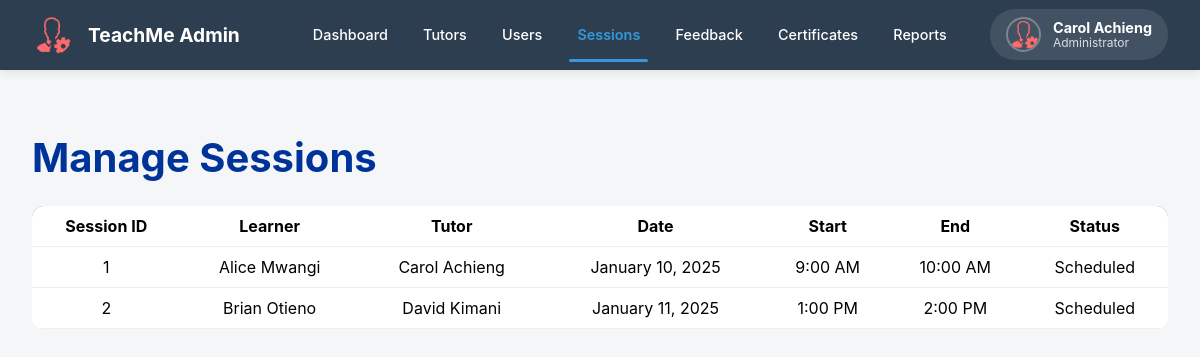
Page /modules/admin/manage_sessions.php (signed in) on the committed database.
### tables this page shows
CREATE TABLE sessions (
    session_id INT AUTO_INCREMENT PRIMARY KEY,
    request_id INT NOT NULL,
    tutor_id INT NOT NULL,
    learner_id INT NOT NULL,
    session_date DATE NOT NULL,
    start_time TIME NOT NULL,
    end_time TIME NOT NULL,
    status ENUM('scheduled','completed','cancelled') DEFAULT 'scheduled',
    FOREIGN KEY (request_id) REFERENCES learning_requests(request_id),
    FOREIGN KEY (tutor_id) REFERENCES tutor(tutor_id),
    FOREIGN KEY (learner_id) REFERENCES users(user_id)
);

CREATE TABLE users (
    user_id INT AUTO_INCREMENT PRIMARY KEY,
    student_id VARCHAR(20) NULL,
    email VARCHAR(100) UNIQUE NOT NULL,
    password_hash VARCHAR(255) NOT NULL,
    user_name VARCHAR(50),
    phone VARCHAR(20),
    role ENUM('learner','tutor','admin') NOT NULL,
    is_active BOOLEAN DEFAULT TRUE,
    date_joined DATETIME DEFAULT CURRENT_TIMESTAMP
);

### modules/admin/manage_sessions.php (the view, shortened to what this page needs)
<?php
require_once '../../database/conf.php';
$result = $conn->query("
    SELECT s.session_id, u.user_name AS learner, t.user_name AS tutor, s.session_date, s.start_time, s.end_time, s.status
    FROM sessions s
    JOIN users u ON s.learner_id = u.user_id
    JOIN tutor t1 ON s.tutor_id = t1.tutor_id
    JOIN users t ON t1.tutor_id = t.user_id
");
?>
<!DOCTYPE html>
<html lang="en">
<head>
<link rel="stylesheet" href="https://cdn.jsdelivr.net/npm/bootswatch@5.3.0/dist/flatly/bootstrap.min.css">
<link rel="stylesheet" href="../../assets/css/admin.css">
</head>
<body>
<?php include 'admin_nav.php'; ?>
<div class="table-wrapper">
    <h2>Manage Sessions</h2>
    <table class="table table-hover">
        <thead>
            <tr>
                <th>Session ID</th>
                <th>Learner</th>
                <th>Tutor</th>
                <th>Date</th>
                <th>Start</th>
                <th>End</th>
                <th>Status</th>
            </tr>
        </thead>
        <tbody>
        <?php while($row = $result->fetch_assoc()): ?>
            <tr>
                <td><?php echo $row['session_id']; ?></td>
                <td><?php echo htmlspecialchars($row['learner']); ?></td>
                <td><?php echo htmlspecialchars($row['tutor']); ?></td>
                <td><?php echo date('F j, Y', strtotime($row['session_date'])); ?></td>
                <td><?php echo date('g:i A', strtotime($row['start_time'])); ?></td>
                <td><?php echo date('g:i A', strtotime($row['end_time'])); ?></td>
                <td><?php echo ucfirst($row['status']); ?></td>
            </tr>
        <?php endwhile; ?>
        </tbody>
    </table>
</div>
</body>
</html>

### modules/admin/admin_nav.php (shortened to what this page needs)
<nav class="main-nav">
    <div class="nav-brand">
        <img src="../../assets/img/admin_icon.png" alt="Strathmore University" class="logo">
        <span>TeachMe Admin</span>
    </div>
    <ul class="nav-links">
        <li>
            <a href="admin_dash.php" class="nav-link <?= basename($_SERVER['PHP_SELF']) == 'admin_dash.php' ? 'active' : '' ?>">
                Dashboard
            </a>
        </li>
        <li>
            <a href="manage_tutors.php" class="nav-link <?= basename($_SERVER['PHP_SELF']) == 'manage_tutors.php' ? 'active' : '' ?>">
                Tutors
            </a>
        </li>
        <li>
            <a href="manage_users.php" class="nav-link <?= basename($_SERVER['PHP_SELF']) == 'manage_users.php' ? 'active' : '' ?>">
                Users
            </a>
        </li>
        <li>
            <a href="manage_sessions.php" class="nav-link <?= basename($_SERVER['PHP_SELF']) == 'manage_sessions.php' ? 'active' : '' ?>">
                Sessions
            </a>
        </li>
        <li>
            <a href="manage_feedback.php" class="nav-link <?= basename($_SERVER['PHP_SELF']) == 'manage_feedback.php' ? 'active' : '' ?>">
                Feedback
            </a>
        </li>
        <li>
            <a href="certificates.php" class="nav-link <?= basename($_SERVER['PHP_SELF']) == 'certificates.php' ? 'active' : '' ?>">
                Certificates
            </a>
        </li>
        <li>
            <a href="reports.php" class="nav-link <?= basename($_SERVER['PHP_SELF']) == 'reports.php' ? 'active' : '' ?>">
                Reports
            </a>
        </li>
        <li class="nav-user">
            <span class="user-info">
                <img src="../../assets/img/admin_icon.png" alt="Admin" class="user-icon">
                <span class="user-details">
                    <strong><?= htmlspecialchars($_SESSION['user_name'] ?? 'Admin') ?></strong>
                    <small>Administrator</small>
                </span>
            </span>
        </li>
    </ul>
</nav>

### assets/css/admin.css (style rules this page uses)
body { margin: 0; padding: 0; background: #f4f6f8; font-family: "Inter", sans-serif; color: #222; }
h2 { color:#003366; margin-bottom:1rem; font-weight:700; }
table { width:100%; border-collapse:collapse; background:white; border-radius:12px; overflow:hidden; }
thead tr { background:#003366; color:white; }
th, td { padding:12px; text-align:center; border-bottom:1px solid #eee; }
.table-wrapper { max-width:1400px; margin:2rem auto; padding:2rem; }
.table-wrapper { max-width: 1400px; margin: 2rem auto; padding: 2rem; }
.table-wrapper h2 { color: #003399; margin-bottom: 1.5rem; font-weight: 700; }
table { width: 100%; border-collapse: collapse; border-radius: 12px; overflow: hidden; background: white; }
thead tr { background: #003399; color: white; }
th, td { padding: 12px; text-align: center; border-bottom: 1px solid #eee; }
table { width:100%; background:white; border-radius:12px; overflow:hidden; }
thead tr { background:#3498db; color:white; }

### modules/admin/admin_nav.php (style rules this page uses)
.main-nav { background: #2c3e50; color: white; display: flex; justify-content: space-between; align-items: center; padding: 0 2rem; box-shadow: 0 2px 10px rgba(0,0,0,0.1); height: 70px; position: sticky; top: 0; z-index: 1000; }
.nav-brand { display: flex; align-items: center; gap: 1rem; }
.nav-brand .logo { height: 40px; width: auto; border-radius: 50%; }
.nav-brand span { font-size: 1.2rem; font-weight: bold; color: white; }
.nav-links { display: flex; list-style: none; gap: 1.2rem; margin: 0; padding: 0; align-items: center; flex-wrap: wrap; }
.nav-link { color: white; text-decoration: none; padding: 1rem 0.5rem; font-weight: 500; position: relative; transition: all 0.3s; font-size: 0.9rem; white-space: nowrap; }
.nav-link.active { color: #3498db; font-weight: 600; }
.nav-link.active::after { content: ''; position: absolute; bottom: 0; left: 0; right: 0; height: 3px; background: #3498db; border-radius: 2px; }
.nav-user { position: relative; cursor: pointer; margin-left: 1rem; }
.user-info { display: flex; align-items: center; gap: 0.75rem; padding: 0.5rem 1rem; background: rgba(255,255,255,0.1); border-radius: 25px; transition: background 0.3s; }
.user-icon { height: 35px; width: 35px; border-radius: 50%; border: 2px solid rgba(255,255,255,0.3); }
.user-details { display: flex; flex-direction: column; line-height: 1.2; }
.user-details strong { font-size: 0.9rem; }
.user-details small { font-size: 0.75rem; opacity: 0.8; }
.nav-link { animation: fadeInUp 0.5s ease-out; }

### rows in the picture
sessions: session_id "1", learner.user_name "Alice Mwangi", users.user_name "Carol Achieng", session_date "January 10, 2025", start_time "9:00 AM", end_time "10:00 AM", status "Scheduled"
sessions: session_id "2", learner.user_name "Brian Otieno", users.user_name "David Kimani", session_date "January 11, 2025", start_time "1:00 PM", end_time "2:00 PM", status "Scheduled"

### other values in the picture
$_SESSION['user_name'] "Carol Achieng"
